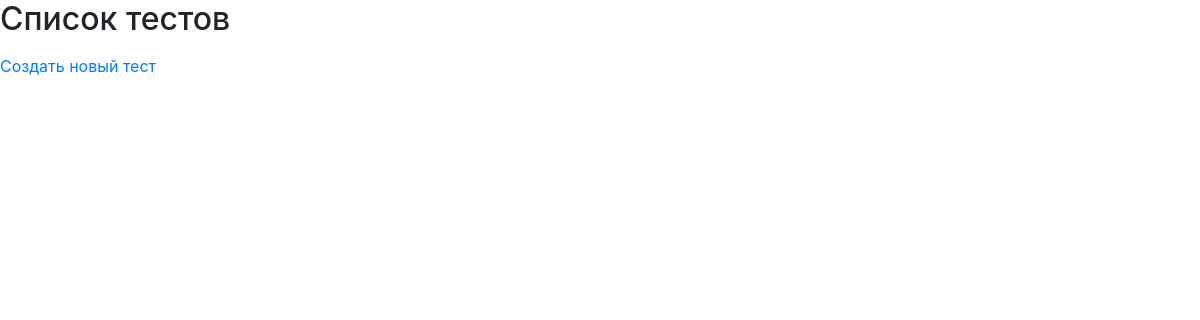
Page /quizzes/ (signed in) on the earlier database version.
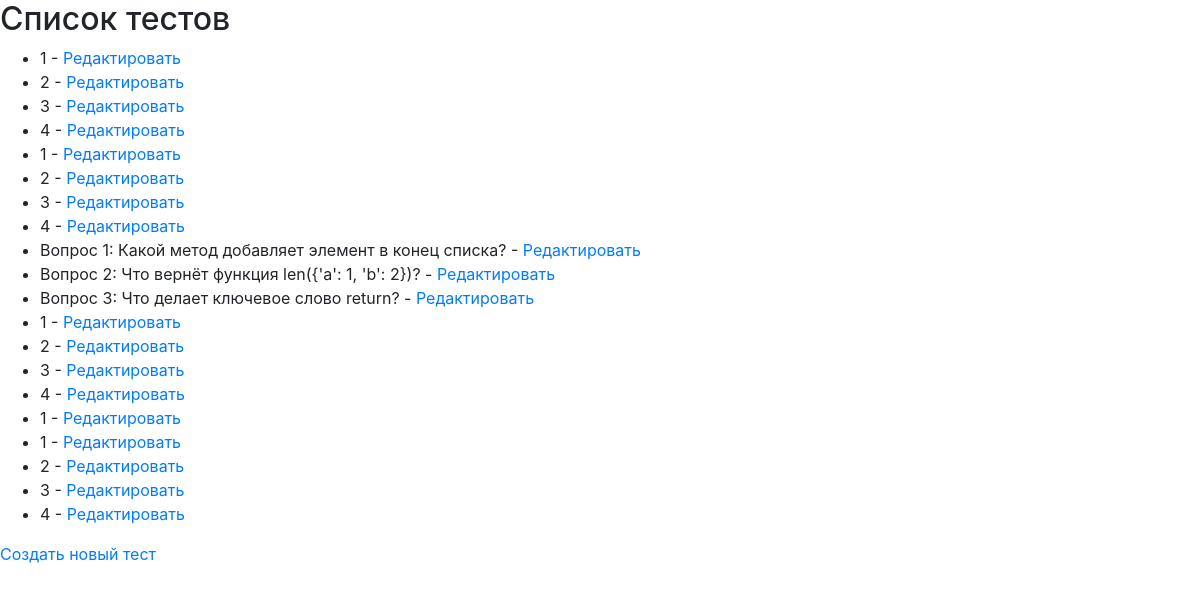
Same page on the later database version.
### courses/models.py (models this page shows, shortened)
class Question(models.Model):
    quiz = models.ForeignKey(Quiz, related_name='questions', on_delete=models.CASCADE)
    text = models.CharField(max_length=255)

### courses/views.py (the view)
# urls.py: path('quizzes/', views.quiz_list, name='quiz_list'),
@login_required
def quiz_list(request):
    quizzes = Question.objects.all()
    return render(request, 'courses/quiz_list.html', {'quizzes': quizzes})

### courses/templates/courses/quiz_list.html
{% load static %}
<link rel="stylesheet" href="https://stackpath.bootstrapcdn.com/bootstrap/4.5.2/css/bootstrap.min.css">
<link rel="stylesheet" href="{% static 'styles.css' %}">
<h2>Список тестов</h2>
<ul>
    {% for quiz in quizzes %}
    <li>{{ quiz.text }} - <a href="{% url 'edit_quiz' quiz.pk %}">Редактировать</a></li>
    {% endfor %}
</ul>
<a href="{% url 'create_quiz' %}">Создать новый тест</a>

Differences in the rows shown:
added Question: text "1"
added Question: text "2"
added Question: text "3"
added Question: text "4"
added Question: text "1"
added Question: text "2"
added Question: text "3"
added Question: text "4"
added Question: text "Вопрос 1: Какой метод добавляет элемент в конец списка?"
added Question: text "Вопрос 2: Что вернёт функция len({'a': 1, 'b': 2})?"
added Question: text "Вопрос 3: Что делает ключевое слово return?"
added Question: text "1"
added Question: text "2"
added Question: text "3"
added Question: text "4"
added Question: text "1"
added Question: text "1"
added Question: text "2"
added Question: text "3"
added Question: text "4"
